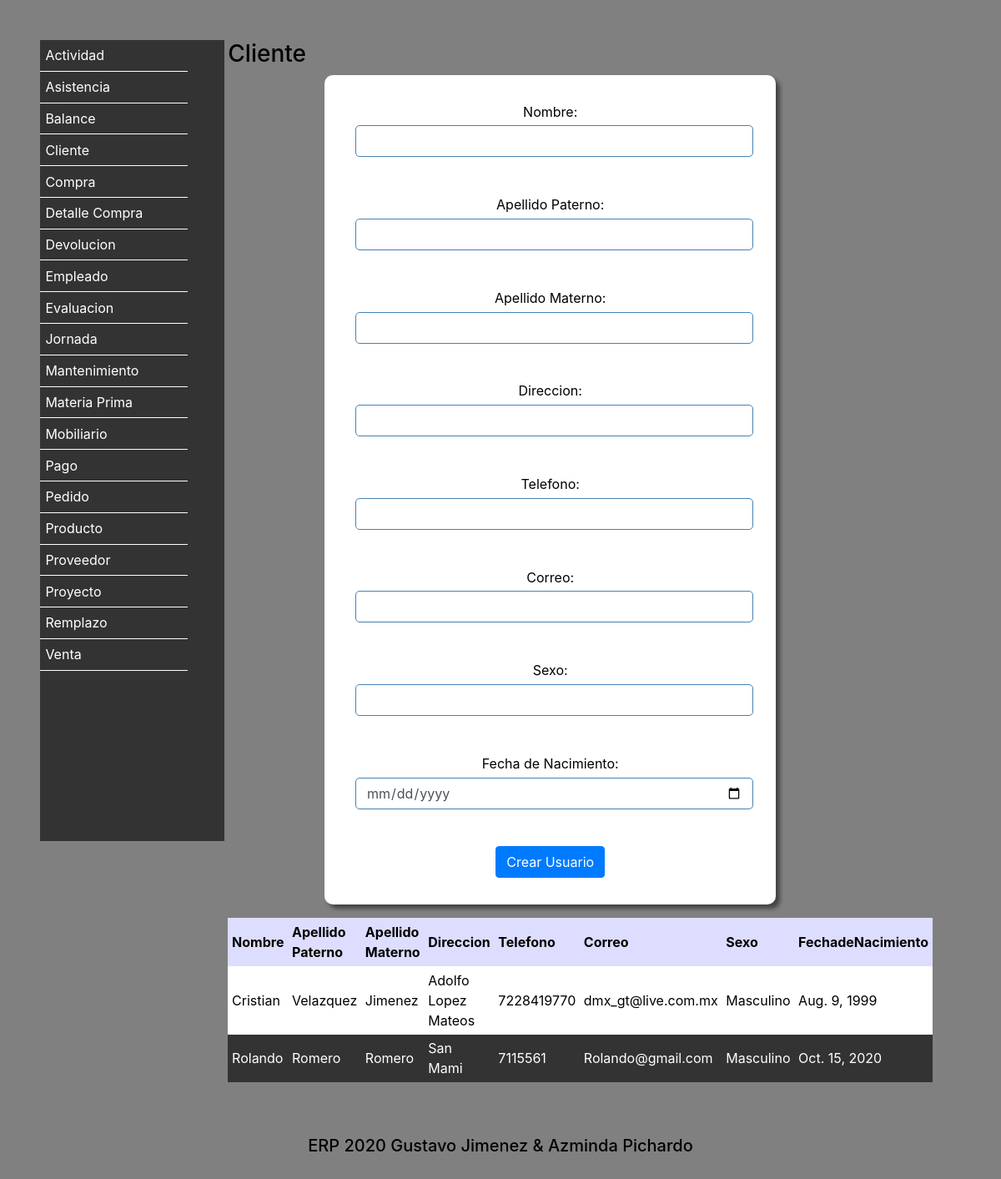
Page /Cliente/ on the committed database.
### Vistas/models.py (models this page shows, shortened)
class Cliente (models.Model):
    Nombre = models.CharField(max_length=20)
    ApellidoP = models.CharField(max_length=15)
    ApellidoM = models.CharField(max_length=15)
    Direccion = models.CharField(max_length=50)
    Telefono = models.IntegerField(default=0)
    Correo = models.EmailField(max_length=20)
    Sexo = models.CharField(max_length=10)
    FechaNacimiento = models.DateField()
    class Meta:
        verbose_name = 'Cliente'
        verbose_name_plural = 'Clientes'
        ordering = ['Nombre']

### Vistas/views.py (the view)
# urls.py: path('Cliente/',views.MenuCliente),
def MenuCliente(request):
    if request.POST:
        objeto = Cliente()
        objeto.Nombre = request.POST["Nombre"]
        objeto.ApellidoM = request.POST["ApellidoP"]
        objeto.ApellidoP = request.POST["ApellidoM"]
        objeto.Direccion = request.POST["Direccion"]
        objeto.Telefono = request.POST["Telefono"]
        objeto.Correo = request.POST["Correo"]
        objeto.Sexo = request.POST["Sexo"]
        objeto.FechaNacimiento = request.POST["FechaNacimiento"]
        objeto.save()
        clientes = Cliente.objects.all()
        return render(request,"Cliente.html",{"agregado":"si","clientes":clientes})
    else:
        clientes = Cliente.objects.all()
        return render(request,"Cliente.html",{"clientes":clientes})

### Vistas/Templates/Cliente.html (shortened to what this page needs)
<!DOCTYPE html>
<html lang="es">
  <head>
    {% include "Encabezado.html" %}
  </head>
  <body>
      {% include "menu.html" %}
<section>
    <h3>Cliente</h3>
    <form action="" method="post">
      <div class="form-group">
        Nombre: <input type="text" name="Nombre" class="form-control"> <br>
      </div>
      <div class="form-group">
        Apellido Paterno: <input type="text" name="ApellidoP" class="form-control"><br>
      </div>
      <div class="form-group">
        Apellido Materno: <input type="text" name="ApellidoM"class="form-control"><br>
      </div>
      <div class="form-group">
        Direccion:<input type="text" name="Direccion" class="form-control"><br>
      </div>
      <div class="form-group">
        Telefono: <input type="tel" name="Telefono" class="form-control"><br>
      </div>
      <div class="form-group">
        Correo: <input type="email" name="Correo" class="form-control"><br>
      </div>
      <div class="form-group">
        Sexo: <input type="text" name="Sexo"class="form-control"><br>
      </div>
      <div class="form-group">
        Fecha de Nacimiento: <input type="date" name="FechaNacimiento" class="form-control"><br>
      </div>
      <button type="submit" class="btn btn-primary">Crear Usuario</button>
    </form>
      <table>
        <tr>
          <th>Nombre</th>
          <th>Apellido Paterno</th>
          <th>Apellido Materno</th>
          <th>Direccion</th>
          <th>Telefono</th>
          <th>Correo</th>
          <th>Sexo</th>
          <th>FechadeNacimiento</th>
        </tr>
        {% for fila in clientes %}
      <tr>
        <td>{{ fila.Nombre}}</td>
        <td>{{ fila.ApellidoP}}</td>
        <td>{{ fila.ApellidoM}}</td>
        <td>{{ fila.Direccion}}</td>
        <td>{{ fila.Telefono}}</td>
        <td>{{ fila.Correo}}</td>
        <td>{{ fila.Sexo}}</td>
        <td>{{ fila.FechaNacimiento}}</td>
      </tr>
        {% endfor %}
      </table>
</section>
    {% include "Pie.html" %}
  </body>
</html>

### Vistas/Templates/static/Estilos.css (style rules this page uses)
* { border: 0; margin: 0; padding: 0; }
body { background: #808080; color: black; padding: 3rem; }
form { background-color: white; border-radius: 10px; box-shadow: 5px 5px 5px #444; color: black; margin: 0 auto; padding: 2em; text-align: center; width: 70%; }
input { font-size: 1em; margin: 0.3rem; padding: 0.4rem; }
input[type="text"],input[type="password"],input[type="date"],input[type="number"],input[type="email"],input[type="tel"] { border: 1px solid steelblue; border-radius: 5px; }
section { display: inline-block; vertical-align: top; width: 70%; }
table { margin: 1em auto; width: 80%; }
th { background-color: #ddf; color: black; padding: 0.3em; }
td { padding: 0.3em; }
tr:nth-child(odd) { background-color: #333; color: white; }
tr:nth-child(even) { background-color: white; color: black; }

### Vistas/Templates/static/Imprimir.css (style rules this page uses)
* { -webkit-print-color-adjust: exact; }
nav,form,input,a { display: none; }
section { width: 100%; }

### rows in the picture
Cliente: Nombre "Cristian", ApellidoP "Velazquez", ApellidoM "Jimenez", Direccion "Adolfo Lopez Mateos", Telefono "7228419770", Correo "dmx_gt@live.com.mx", Sexo "Masculino", FechaNacimiento "Aug. 9, 1999"
Cliente: Nombre "Rolando", ApellidoP "Romero", ApellidoM "Romero", Direccion "San Mami", Telefono "7115561", Correo "Rolando@gmail.com", Sexo "Masculino", FechaNacimiento "Oct. 15, 2020"
